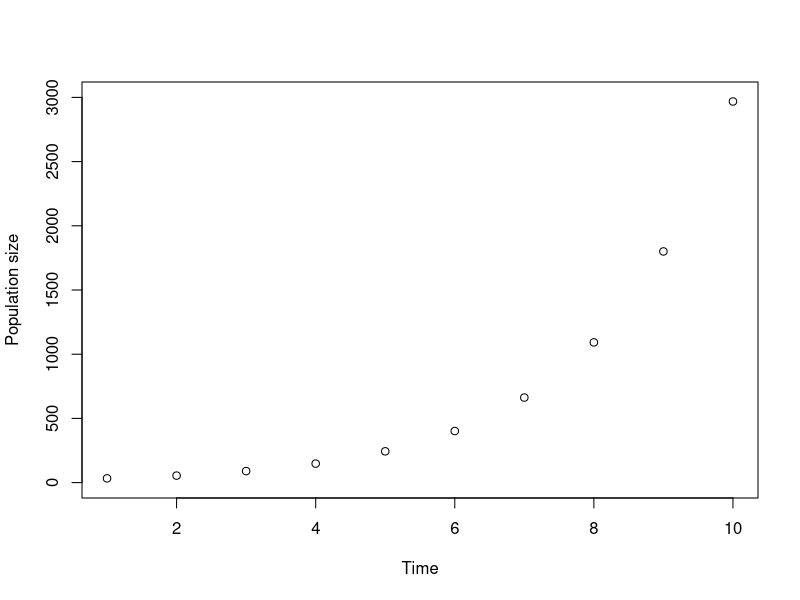
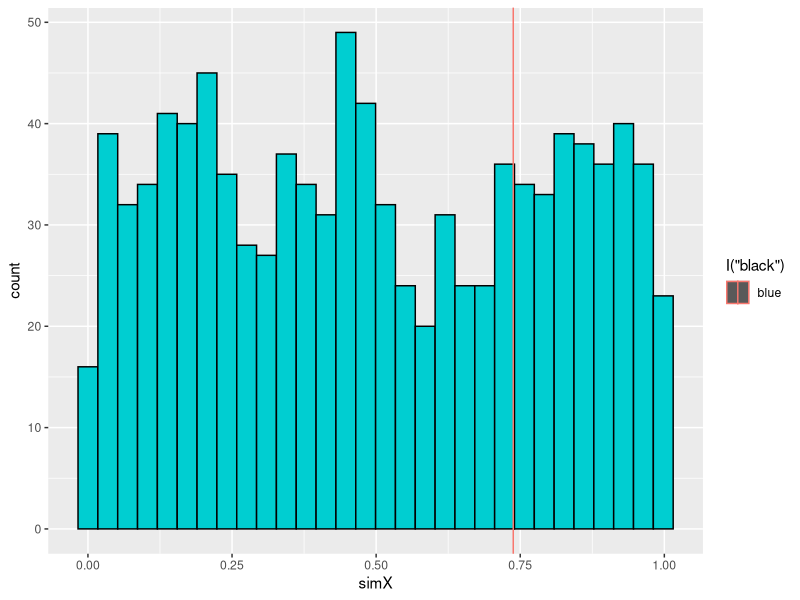
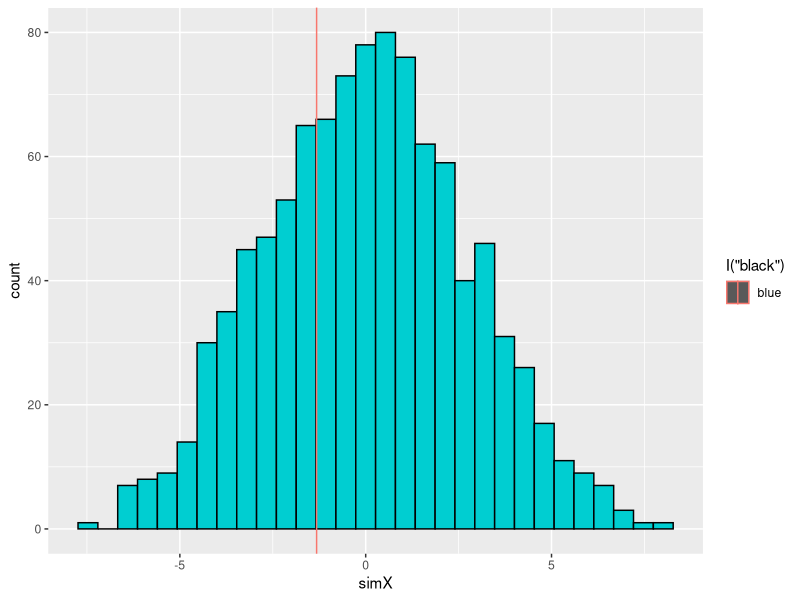

These charts were generated, in order, by the following R code:
## ---- chunk 1
knitr::opts_chunk$set(echo = TRUE)
## ---- chunk 2
#Preliminaries
library(ggplot2)
library(TeachingDemos)
char2seed("April Showers")
###########################
# Function: ExponentialGrowthCurve
# using the population growth rate to determine population sie 
# input: N0= Initial Population size
#       e= the mathematical constant  
#       t= time 
#       r= intrinsic rate of increase
# output: Nt, population size at time t 
#--------------------------------
ExponentialGrowthCurve <- function( N0= 20, #initial population size
                              t= 1:10,
                              r= 0.5)
                                {
Nt <- N0*exp(r*t)
return(Nt)
}

head(ExponentialGrowthCurve())

# Function: ExponentialGrowthPlot
# Plot of population size vesus the time
# input: N0= Initial Population size
#       e= the mathematical constant  
#       t= time 
#       r=intrinsic rate of increase
# output: Nt, population size at time t 
#--------------------------------
ExponentialGrowthPlot <- function(N0=20,
                            r=0.5,
                            t=1:10) {
  plot(x=t, y=N0*exp(r*t), 
       type="p", #line
       xlab="Time",
       ylab="Population size",
       ylim=c(0,3000))
  #mtext(paste("c=", c,"z=",z),cex = 0.7) 
  return()
}

ExponentialGrowthPlot()

## ---- chunk 3
# FUNCTION: readData
# read in or generate data frame
# input: hw11.csv
# output: 3-column data frame of observed data (ID, x, y)

mydF <- read.csv("hw11.csv")
readData <- function(z=NULL) {
            if(is.null(z)) {
            xVar=mydF$xVar
            yVar<-mydF$yVar
            dF <- data.frame(ID=seq_along(xVar),xVar,yVar) }
  
  return(dF)
}
readData()             


# FUNCTION: getMetric
# calculate metric for randomization test
# input: 3-column data frame for regression
# output: regression slope

getMetric <- function(z=NULL) {
  if(is.null(z)) {
    xVar=mydF$xVar
    yVar<-mydF$yVar
    z <- data.frame(ID=seq_along(xVar),xVar,yVar) }
  
  . <- lm(z[,3]~z[,2])
  . <- summary(.)
  . <- .$coefficients[2,1]
  slope <- .
  return(slope)
  
}
getMetric()


# FUNCTION: shuffleData
# randomize data for regression analysis
# input: 3-column data frame (ID,xVar,yVar)
# output: 3-column data frame (ID,xVar,yVar)
#-------------------------------------------------------
shuffleData <- function(z=NULL) {
  if(is.null(z)) {
   xVar=mydF$xVar
  yVar<-mydF$yVar
    z <- data.frame(ID=seq_along(xVar),xVar,yVar) }
  z[,3] <- sample(z[,3])
  return(z)
}
shuffleData()

########################################################
# FUNCTION: getPVal
# calculate p value for observed data
# input: -list of observed metric
#        -vector of simulated metric
# output: lower, upper tail probability vector
#-------------------------------------------------------
getPVal <- function(z=NULL) {
  if(is.null(z)){
    z <- list(xObs=runif(1), xSim=runif(1000)) }
  
  pLower <- mean(z[[2]] <=z[[1]])
  pUpper <- mean(z[[2]] >=z[[1]])
  
  return(c(pL=pLower,pU=pUpper))
  
}
getPVal()
#----------------------------------------------
# main body of code
nSim <- 1000 # number of simulations
Xsim <- rep(NA,nSim) # will hold simulated slopes

dF <- readData()
Xobs <- getMetric(dF)

for (i in seq_len(nSim)) {
  Xsim[i] <- getMetric(shuffleData(dF))}

slopes <- list(Xobs,Xsim)
getPVal(slopes)


########################################################
# FUNCTION: plotRanTest
# ggplot graph
# input: list of the observed metric and vector of simulated metric
# output: ggplot graph
#-------------------------------------------------------
plotRanTest <- function(z=NULL) {
  if(is.null(z)){
    z <- list(xObs=runif(1), xSim=runif(1000)) }
  
  dF <- data.frame(ID=seq_along(z[[2]]),
                   simX=z[[2]])
  p1 <- ggplot(data=dF,mapping=aes(x=simX))
  p1 + geom_histogram(mapping=aes(fill=I("darkturquoise"), color=I("black"))) + geom_vline(aes(xintercept=z[[1]],col="blue"))
}
plotRanTest()
plotRanTest(slopes)

## ---- chunk 4
ANOVARead <- aov(xVar~yVar, data=readData())
ANOVAShuffle <- aov(xVar~yVar, data=shuffleData())
summary(ANOVARead)
summary(ANOVAShuffle)
